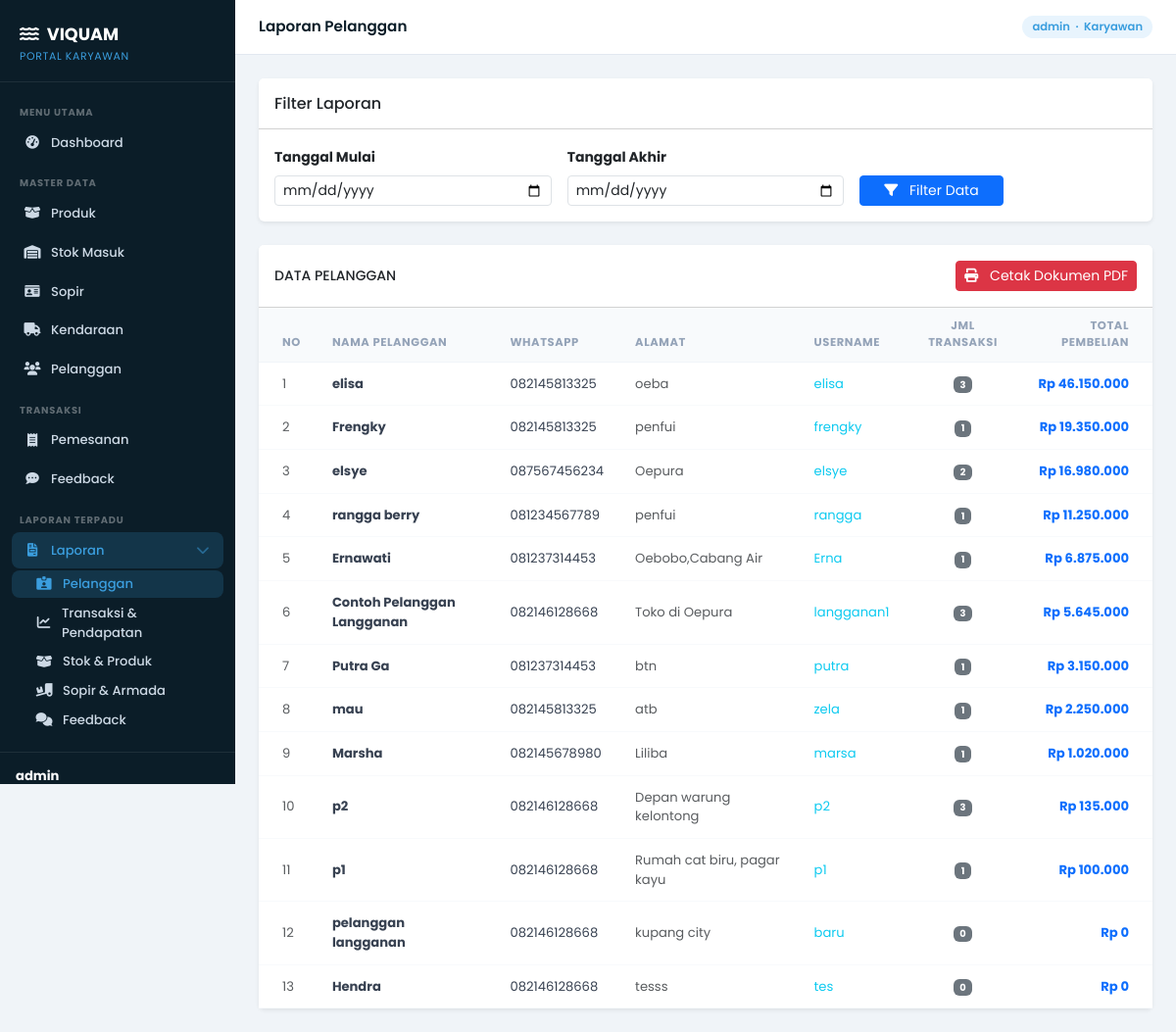
Screenshot of /laporan/pelanggan/ (signed in) with the database file from the repository.
### core/models.py (models this page shows, shortened)
class Pelanggan(models.Model):
    idPelanggan = models.AutoField(primary_key=True, verbose_name='ID Pelanggan')
    nama = models.CharField(max_length=50, verbose_name='Nama Pelanggan')
    noWa = models.CharField(max_length=20, verbose_name='Nomor WhatsApp')
    alamat = models.CharField(max_length=200, verbose_name='Detail Alamat (Blok/No Rumah)')
    latitude = models.DecimalField(max_digits=10, decimal_places=7, null=True, blank=True, verbose_name='Latitude')
    longitude = models.DecimalField(max_digits=10, decimal_places=7, null=True, blank=True, verbose_name='Longitude')
    username = models.CharField(max_length=20, unique=True, verbose_name='Username')
    password = models.CharField(max_length=150, verbose_name='Password (Hash)')
    isLangganan = models.BooleanField(default=False, verbose_name='Pelanggan Langganan')
    npwp = models.CharField(max_length=20, null=True, blank=True, verbose_name='NPWP')
    class Meta:
        verbose_name = 'Pelanggan'
        verbose_name_plural = 'Pelanggan'

### core/karyawan_views.py (the view)
# urls.py: path('laporan/pelanggan/',           karyawan_views.laporan_pelanggan,           name='laporan-pelanggan'),
def laporan_pelanggan(request):
    start_date, end_date, tgl_mulai, tgl_akhir = _parse_date_range(request)
    pelanggan_qs = Pelanggan.objects.all()
    if start_date or end_date:
        order_filter = Q()
        if start_date:
            order_filter &= Q(pemesanan__tanggalPemesanan__gte=start_date)
        if end_date:
            order_filter &= Q(pemesanan__tanggalPemesanan__lte=end_date)
        pelanggan_qs = pelanggan_qs.annotate(
            jml_transaksi=Count('pemesanan', filter=order_filter),
            total_pembelian=Coalesce(Sum('pemesanan__total', filter=order_filter), Value(0), output_field=DecimalField())
        )
    else:
        pelanggan_qs = pelanggan_qs.annotate(
            jml_transaksi=Count('pemesanan'),
            total_pembelian=Coalesce(Sum('pemesanan__total'), Value(0), output_field=DecimalField())
        )
    return render(request, 'core/laporan_pelanggan.html', {
        'pelanggan_list': pelanggan_qs.order_by('-total_pembelian'),
        'tgl_mulai': tgl_mulai,
        'tgl_akhir': tgl_akhir,
        'active_menu': 'laporan_pelanggan'
    })

### core/karyawan_views.py (called while the page is built)
def _parse_date_range(request):
    tgl_mulai = request.GET.get('tgl_mulai')
    tgl_akhir = request.GET.get('tgl_akhir')
    start_date = None
    end_date = None
    if tgl_mulai:
        try:
            start_date = datetime.strptime(tgl_mulai, '%Y-%m-%d')
        except ValueError:
            pass
    if tgl_akhir:
        try:
            end_date = datetime.strptime(tgl_akhir, '%Y-%m-%d')
        except ValueError:
            pass
    return start_date, end_date, tgl_mulai, tgl_akhir

### core/templates/core/laporan_pelanggan.html (shortened to what this page needs)
{% extends "karyawan/base_karyawan.html" %}
{% load humanize %}
{% block page_title %}Laporan Pelanggan{% endblock %}
{% block content %}
<div class="card shadow-sm border-0 mb-4">
    <div class="card-header bg-white py-3">
        <h6 class="m-0 font-weight-bold text-dark">Filter Laporan</h6>
    </div>
    <div class="card-body">
        <form method="get" class="row g-3 align-items-end">
            <div class="col-md-4">
                <label for="tgl_mulai" class="form-label small fw-bold">Tanggal Mulai</label>
                <input type="date" name="tgl_mulai" id="tgl_mulai" class="form-control form-control-sm" value="{{ tgl_mulai }}">
            </div>
            <div class="col-md-4">
                <label for="tgl_akhir" class="form-label small fw-bold">Tanggal Akhir</label>
                <input type="date" name="tgl_akhir" id="tgl_akhir" class="form-control form-control-sm" value="{{ tgl_akhir }}">
            </div>
            <div class="col-md-4">
                <button type="submit" class="btn btn-primary btn-sm px-4">
                    <i class="fas fa-filter me-2"></i> Filter Data
                </button>
            </div>
        </form>
    </div>
</div>
<div class="card shadow-sm border-0">
    <div class="card-header bg-white py-3 d-flex justify-content-between align-items-center">
        <h6 class="m-0 font-weight-bold text-dark text-uppercase small">Data Pelanggan</h6>
        <div class="dropdown">
            <button type="button" onclick="window.print()" class="btn btn-danger btn-sm">
                <i class="fas fa-print me-2"></i> Cetak Dokumen PDF
            </button>
        </div>
    </div>
    <div class="card-body p-0">
        <div class="table-responsive">
            <table class="table table-hover align-middle mb-0" style="font-size: .85rem;">
                <thead class="bg-light">
                    <tr>
                        <th class="ps-4">No</th>
                        <th>Nama Pelanggan</th>
                        <th>WhatsApp</th>
                        <th>Alamat</th>
                        <th>Username</th>
                        <th class="text-center">Jml Transaksi</th>
                        <th class="pe-4 text-end">Total Pembelian</th>
                    </tr>
                </thead>
                <tbody>
                    {% for pelanggan in pelanggan_list %}
                    <tr>
                        <td class="ps-4 text-muted">{{ forloop.counter }}</td>
                        <td class="fw-bold">{{ pelanggan.nama }}</td>
                        <td>{{ pelanggan.noWa }}</td>
                        <td class="text-muted small">{{ pelanggan.alamat|truncatechars:50 }}</td>
                        <td class="text-info">{{ pelanggan.username }}</td>
                        <td class="text-center">
                            <span class="badge bg-secondary">{{ pelanggan.jml_transaksi }}</span>
                        </td>
                        <td class="pe-4 text-end fw-bold text-primary">
                            Rp {{ pelanggan.total_pembelian|floatformat:0|intcomma }}
                        </td>
                    </tr>
                    {% empty %}
                    <tr>
                        <td colspan="7" class="text-center py-4 text-muted">
                            <i class="fas fa-info-circle me-2"></i> Tidak ada data pelanggan pada periode ini.
                        </td>
                    </tr>
                    {% endfor %}
                </tbody>
            </table>
        </div>
    </div>
</div>
{% endblock %}

### core/templates/karyawan/base_karyawan.html (shortened to what this page needs)
<!DOCTYPE html>
<html lang="id">
<head>
    <link href="https://cdn.jsdelivr.net/npm/bootstrap@5.3.0-alpha1/dist/css/bootstrap.min.css" rel="stylesheet">
    <link rel="stylesheet" href="https://cdnjs.cloudflare.com/ajax/libs/font-awesome/6.0.0/css/all.min.css">
</head>
<body>
<aside class="sidebar-desktop">
    {% include 'karyawan/_sidebar_content.html' %}
</aside>
<div class="main-wrapper">
    <header class="topbar">
        <span class="topbar-title">{% block page_title %}Dashboard{% endblock %}</span>
        <span class="topbar-badge d-none d-sm-inline">
            {{ request.user.get_full_name|default:request.user.username }}
            &nbsp;·&nbsp; Karyawan
        </span>
    </header>
    <div class="content-area">
        {% block content %}{% endblock %}
    </div>
</div>
</body>
</html>

### core/templates/karyawan/_sidebar_content.html (shortened to what this page needs)
<div class="sidebar-brand">
    <div class="brand-title"><i class="fas fa-water me-2"></i>VIQUAM</div>
    <div class="brand-sub">Portal Karyawan</div>
</div>
<nav class="sidebar-nav">
    <div class="nav-label">Menu Utama</div>
    <a href="{% url 'karyawan_dashboard' %}"
       class="sidebar-link {% if request.resolver_match.url_name == 'karyawan_dashboard' %}active{% endif %}">
        <i class="fas fa-tachometer-alt"></i> Dashboard
    </a>
    <div class="nav-label mt-2">Master Data</div>
    <a href="{% url 'karyawan_produk_list' %}"
       class="sidebar-link {% if 'karyawan_produk' in request.resolver_match.url_name %}active{% endif %}">
        <i class="fas fa-box-open"></i> Produk
    </a>
    <a href="{% url 'karyawan_stok_list' %}"
       class="sidebar-link {% if 'karyawan_stok' in request.resolver_match.url_name %}active{% endif %}">
        <i class="fas fa-warehouse"></i> Stok Masuk
    </a>
    <a href="{% url 'karyawan_sopir_list' %}"
       class="sidebar-link {% if 'karyawan_sopir' in request.resolver_match.url_name %}active{% endif %}">
        <i class="fas fa-id-card"></i> Sopir
    </a>
    <a href="{% url 'karyawan_kendaraan_list' %}"
       class="sidebar-link {% if 'karyawan_kendaraan' in request.resolver_match.url_name %}active{% endif %}">
        <i class="fas fa-truck"></i> Kendaraan
    </a>
    <a href="{% url 'karyawan_pelanggan_list' %}"
       class="sidebar-link {% if 'karyawan_pelanggan' in request.resolver_match.url_name %}active{% endif %}">
        <i class="fas fa-users"></i> Pelanggan
    </a>
    <div class="nav-label mt-2">Transaksi</div>
    <a href="{% url 'karyawan_pemesanan_list' %}"
       class="sidebar-link {% if 'karyawan_pemesanan' in request.resolver_match.url_name %}active{% endif %}">
        <i class="fas fa-receipt"></i> Pemesanan
    </a>
    <a href="{% url 'karyawan_feedback_list' %}"
       class="sidebar-link {% if 'karyawan_feedback' in request.resolver_match.url_name %}active{% endif %}">
        <i class="fas fa-comment-dots"></i> Feedback
    </a>
    <div class="nav-label mt-2">Laporan Terpadu</div>
    <a href="#menuLaporan"
       data-bs-toggle="collapse"
       class="sidebar-link {% if 'laporan' in request.resolver_match.url_name %}active{% endif %}"
       aria-expanded="{% if 'laporan' in request.resolver_match.url_name %}true{% else %}false{% endif %}"
       aria-controls="menuLaporan">
        <i class="fas fa-file-invoice"></i> Laporan <i class="fas fa-chevron-down ms-auto small opacity-50"></i>
    </a>
    <div class="collapse {% if 'laporan' in request.resolver_match.url_name %}show{% endif %}" id="menuLaporan">
        <a href="{% url 'laporan-pelanggan' %}" class="sidebar-link ps-4 py-1 {% if request.resolver_match.url_name == 'laporan-pelanggan' %}active{% endif %}">
            <i class="fas fa-id-card-alt small"></i> Pelanggan
        </a>
        <a href="{% url 'laporan-pemesanan-pendapatan' %}" class="sidebar-link ps-4 py-1 {% if request.resolver_match.url_name == 'laporan-pemesanan-pendapatan' %}active{% endif %}">
            <i class="fas fa-chart-line small"></i> Transaksi & Pendapatan
        </a>
        <a href="{% url 'laporan-produk' %}" class="sidebar-link ps-4 py-1 {% if request.resolver_match.url_name == 'laporan-produk' %}active{% endif %}">
            <i class="fas fa-box-open small"></i> Stok & Produk
        </a>
        <a href="{% url 'laporan-sopir-kendaraan' %}" class="sidebar-link ps-4 py-1 {% if request.resolver_match.url_name == 'laporan-sopir-kendaraan' %}active{% endif %}">
            <i class="fas fa-truck-ramp-box small"></i> Sopir & Armada
        </a>
        <a href="{% url 'laporan-feedback' %}" class="sidebar-link ps-4 py-1 {% if request.resolver_match.url_name == 'laporan-feedback' %}active{% endif %}">
            <i class="fas fa-comments small"></i> Feedback
        </a>
    </div>
</nav>
<div class="sidebar-footer">
    <div class="user-info">
        <strong>{{ request.user.get_full_name|default:request.user.username }}</strong>
    </div>
</div>

### core/templates/karyawan/base_karyawan.html (style rules this page uses)
:root { --sidebar-bg: #0b1d28; --sidebar-width: 240px; --accent: #3b9ede; --text-light: #cdd9e5; --topbar-h: 56px; }
* { box-sizing: border-box; }
body { font-family: 'Poppins', sans-serif; background: #f0f4f8; margin: 0; }
.sidebar-desktop { position: fixed; top: 0; left: 0; width: var(--sidebar-width); height: 100vh; background: var(--sidebar-bg); display: flex; flex-direction: column; z-index: 1000; overflow-y: auto; }
.sidebar-brand { padding: 22px 20px 16px; border-bottom: 1px solid rgba(255,255,255,.08); }
.brand-title { font-size: 1.1rem; font-weight: 700; color: #fff; }
.brand-sub { font-size: .68rem; color: var(--accent); margin-top: 2px; text-transform: uppercase; letter-spacing: .06em; }
.sidebar-nav { flex: 1; padding: 16px 12px; }
.nav-label { font-size: .62rem; font-weight: 700; color: rgba(255,255,255,.35); text-transform: uppercase; letter-spacing: .08em; padding: 8px 8px 4px; }
.sidebar-link { display: flex; align-items: center; gap: 10px; padding: 9px 12px; border-radius: 8px; color: var(--text-light); text-decoration: none; font-size: .82rem; font-weight: 500; transition: background .15s, color .15s; margin-bottom: 2px; }
.sidebar-link:hover, .sidebar-link.active { background: rgba(59,158,222,.18); color: #fff; }
.sidebar-link.active { color: var(--accent); }
.sidebar-link i { width: 18px; text-align: center; font-size: .85rem; }
.sidebar-footer { padding: 14px 16px; border-top: 1px solid rgba(255,255,255,.08); }
.user-info { font-size: .75rem; color: var(--text-light); margin-bottom: 8px; }
.user-info strong { display: block; color: #fff; font-size: .82rem; }
.main-wrapper { margin-left: var(--sidebar-width); min-height: 100vh; display: flex; flex-direction: column; }
.topbar { height: var(--topbar-h); background: #fff; border-bottom: 1px solid #e2e8f0; display: flex; align-items: center; padding: 0 24px; position: sticky; top: 0; z-index: 900; gap: 12px; }
.topbar-title { font-size: .95rem; font-weight: 600; color: #0b1d28; flex: 1; }
.topbar-badge { font-size: .72rem; background: #e8f4fd; color: var(--accent); padding: 3px 10px; border-radius: 20px; font-weight: 600; }
.content-area { flex: 1; padding: 24px; }
.table thead th { font-size: .72rem; font-weight: 700; color: #94a3b8; text-transform: uppercase; letter-spacing: .05em; border-bottom: 1px solid #f1f5f9; padding: 10px 16px; background: #f8fafc; }
.table tbody td { font-size: .82rem; color: #374151; padding: 12px 16px; vertical-align: middle; border-bottom: 1px solid #f8fafc; }

### rows the page displays
Pelanggan: nama "elisa", noWa "082145813325", alamat "oeba", username "elisa", jml_transaksi "3", total_pembelian "46.150.000"
Pelanggan: nama "Frengky", noWa "082145813325", alamat "penfui", username "frengky", jml_transaksi "1", total_pembelian "19.350.000"
Pelanggan: nama "elsye", noWa "087567456234", alamat "Oepura", username "elsye", jml_transaksi "2", total_pembelian "16.980.000"
Pelanggan: nama "rangga berry", noWa "081234567789", alamat "penfui", username "rangga", jml_transaksi "1", total_pembelian "11.250.000"
Pelanggan: nama "Ernawati", noWa "081237314453", alamat "Oebobo,Cabang Air", username "Erna", jml_transaksi "1", total_pembelian "6.875.000"
Pelanggan: nama "Contoh Pelanggan Langganan", noWa "082146128668", alamat "Toko di Oepura", username "langganan1", jml_transaksi "3", total_pembelian "5.645.000"
Pelanggan: nama "Putra Ga", noWa "081237314453", alamat "btn", username "putra", jml_transaksi "1", total_pembelian "3.150.000"
Pelanggan: nama "mau", noWa "082145813325", alamat "atb", username "zela", jml_transaksi "1", total_pembelian "2.250.000"
Pelanggan: nama "Marsha", noWa "082145678980", alamat "Liliba", username "marsa", jml_transaksi "1", total_pembelian "1.020.000"
Pelanggan: nama "p2", noWa "082146128668", alamat "Depan warung kelontong", username "p2", jml_transaksi "3", total_pembelian "135.000"
Pelanggan: nama "p1", noWa "082146128668", alamat "Rumah cat biru, pagar kayu", username "p1", jml_transaksi "1", total_pembelian "100.000"
Pelanggan: nama "pelanggan langganan", noWa "082146128668", alamat "kupang city", username "baru", jml_transaksi "0", total_pembelian "0"
Pelanggan: nama "Hendra", noWa "082146128668", alamat "tesss", username "tes", jml_transaksi "0", total_pembelian "0"

### other values shown
{{ request.user.get_full_name|default:request.user.username }} "admin"
